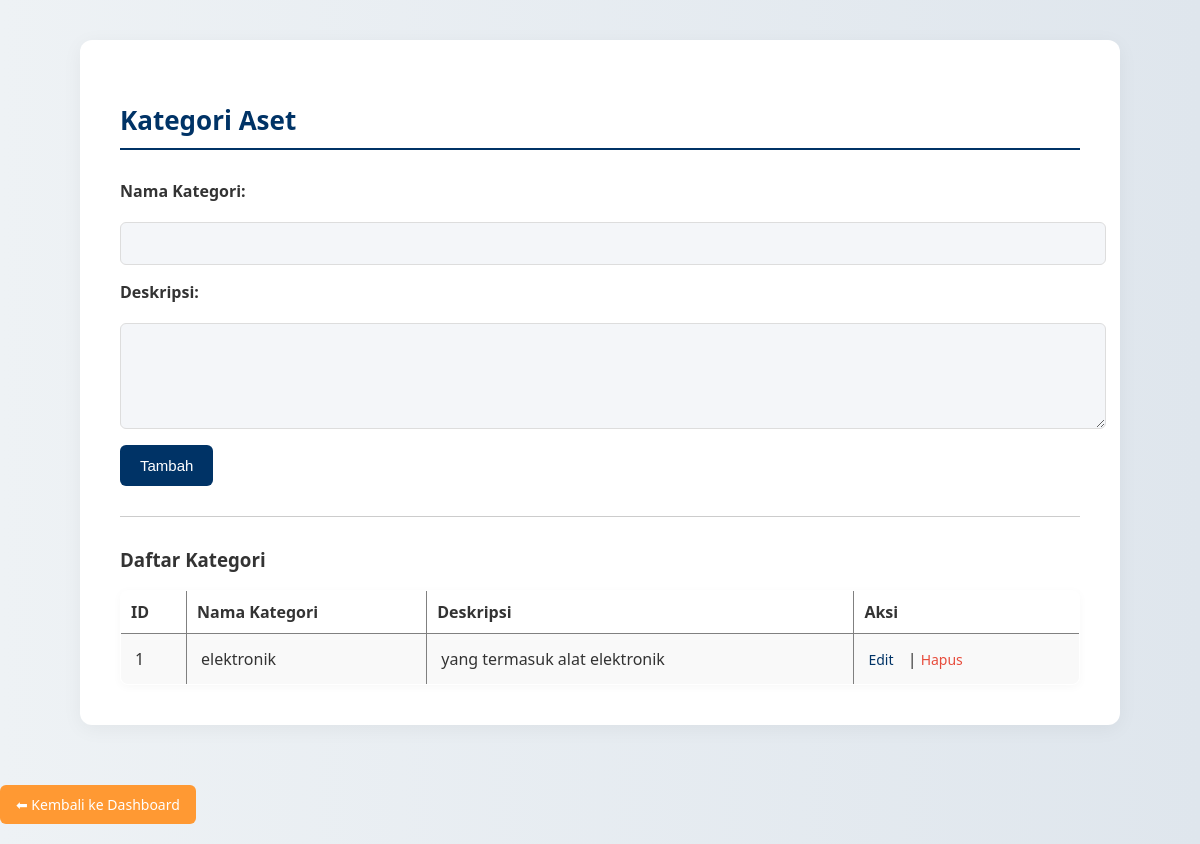
Page /adm/kategori_aset.php (signed in) on the committed database.
### tables this page shows
CREATE TABLE `kategori` (
  `id_kategori` int(11) NOT NULL,
  `nama_kategori` varchar(100) NOT NULL,
  `deskripsi` text DEFAULT NULL,
  `parent_id` int(11) DEFAULT NULL
);

### adm/kategori_aset.php (the view, shortened to what this page needs)
<?php
include('../include/koneksi.php');
$kategori_edit = null;
?>
<?php
$dashboard = ($_SESSION['role'] === 'admin') ? '../adm/admin.php' : '../staf/staf.php';
?>
<!DOCTYPE html>
<html lang="id">
<head>
    <link rel="stylesheet" href="../assets/kategori_aset.css">
</head>
<body>
    <div class="container">
        <h2> Kategori Aset</h2>
        <form method="post" action="">
            <label for="nama_kategori">Nama Kategori:</label>
            <input type="text" name="nama_kategori" id="nama_kategori" value="<?= htmlspecialchars($kategori_edit['nama_kategori'] ?? '') ?>" required>
            <label for="deskripsi">Deskripsi:</label>
            <textarea name="deskripsi" id="deskripsi" required><?= htmlspecialchars($kategori_edit['deskripsi'] ?? '') ?></textarea>
            <?php if ($kategori_edit): ?>
                <button type="submit" name="edit">Simpan Perubahan</button>
                <a href="kategori_aset.php" style="margin-left: 10px; color: red;">Batal</a>
            <?php else: ?>
                <button type="submit" name="tambah">Tambah</button>
            <?php endif; ?>
        </form>
        <hr>
        <h3>Daftar Kategori</h3>
        <table border="1" cellpadding="10">
            <tr>
                <th>ID</th>
                <th>Nama Kategori</th>
                <th>Deskripsi</th>
                <th>Aksi</th>
            </tr>
            <?php
            $result = $conn->query("SELECT * FROM kategori ORDER BY id_kategori DESC");
            if ($result->num_rows > 0):
                while ($row = $result->fetch_assoc()):
            ?>
            <tr>
                <td><?= htmlspecialchars($row['id_kategori']) ?></td>
                <td><?= htmlspecialchars($row['nama_kategori']) ?></td>
                <td><?= htmlspecialchars($row['deskripsi']) ?></td>
                <td>
                    <a href="?edit=<?= $row['id_kategori'] ?>">Edit</a> |
                    <a href="?hapus=<?= $row['id_kategori'] ?>" onclick="return confirm('Yakin ingin menghapus kategori ini?')">Hapus</a>
                </td>
            </tr>
            <?php endwhile; else: ?>
            <tr><td colspan="4">Belum ada kategori.</td></tr>
            <?php endif; ?>
        </table>
    </div>
    <a href="<?= $dashboard ?>" class="btn-kembali">⬅ Kembali ke Dashboard</a>

### assets/kategori_aset.css (style rules this page uses)
:root { --biru-tua: #003366; --biru-hover: #002244; --biru-muda: #f1f5ff; --jingga: #ff9933; --jingga-hover: #e68a00; --abu-form: #f4f6f9; --putih: #ffffff; --border: #ddd; --teks: #333; --merah: #e74c3c; }
body { font-family: 'Segoe UI', Tahoma, Geneva, Verdana, sans-serif; background: linear-gradient(to right, #eef2f5, #dfe6ed); margin: 0; padding: 0; color: var(--teks); }
.container { max-width: 960px; margin: 40px auto; padding: 40px; background: var(--putih); border-radius: 12px; box-shadow: 0 4px 20px rgba(0,0,0,0.05); }
h2 { color: var(--biru-tua); font-size: 26px; margin-bottom: 30px; border-bottom: 2px solid var(--biru-tua); padding-bottom: 10px; }
form { display: flex; flex-direction: column; gap: 16px; margin-bottom: 30px; }
form label { font-weight: 600; margin-bottom: 4px; }
form input[type="text"], form textarea { padding: 12px; border: 1px solid var(--border); border-radius: 6px; font-size: 15px; width: 100%; background-color: var(--abu-form); }
form textarea { resize: vertical; min-height: 80px; }
form button { background-color: var(--biru-tua); color: white; border: none; padding: 12px 20px; border-radius: 6px; cursor: pointer; font-size: 15px; width: fit-content; transition: background-color 0.3s ease; }
a.btn-kembali { display: inline-block; margin: 20px auto; padding: 10px 16px; text-decoration: none; background-color: var(--jingga); color: white; border-radius: 6px; font-size: 14px; transition: background-color 0.3s ease; }
a { color: var(--biru-tua); text-decoration: none; font-weight: 500; }
hr { margin: 30px 0; border: none; border-top: 1px solid #ccc; }
table { width: 100%; border-collapse: collapse; margin-top: 10px; background-color: var(--putih); border-radius: 8px; overflow: hidden; box-shadow: 0 2px 10px rgba(0, 0, 0, 0.03); }
tbody td { padding: 14px; border-bottom: 1px solid #eee; vertical-align: top; }
tbody tr:nth-child(even) { background-color: #f9f9f9; }
td a { margin-right: 10px; font-size: 14px; }
td a:last-child { color: var(--merah); }

### adm/kategori_aset.php (style rules this page uses)
table th, table td { text-align: left; }

### rows in the picture
kategori: id_kategori "1", nama_kategori "elektronik", deskripsi "yang termasuk alat elektronik"
